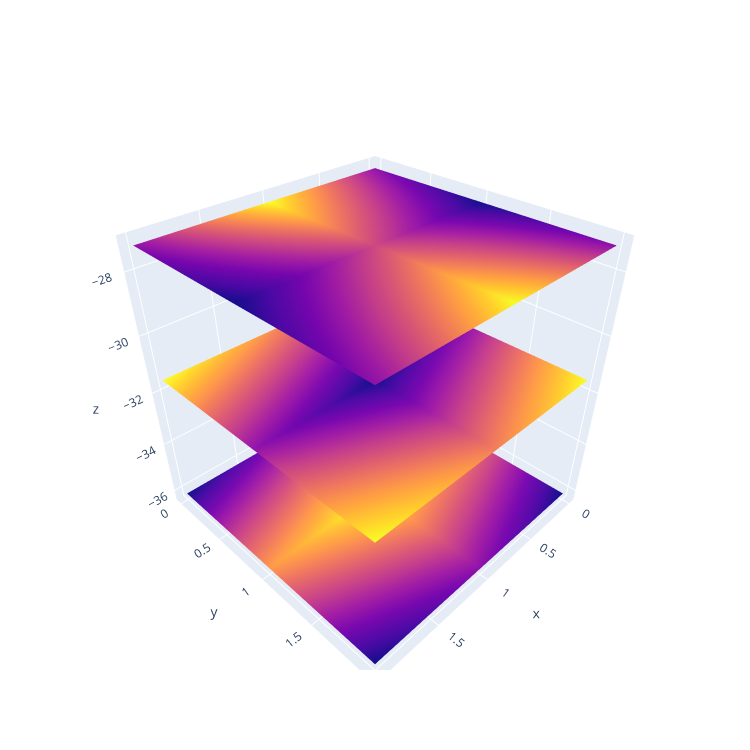

The cell this chart's notebook holds for it:
### Code cell
figure = go.Figure(data=[go.Surface(z=dispersion[:, :, band], showscale=False) for band in range(0, 3)])
figure.update_layout(autosize=False, width=750, height=750)
figure.show()

### Figure 1 — Plotly figure (JSON) as saved in the notebook; plotly's stock layout.template omitted (floating-point values rounded to 4 significant figures)
{"data": [{"showscale": false, "type": "surface", "z": [[-36.15, -36.15, -36.15], [-36.14, -36.14, -36.14], [-36.15, -36.15, -36.15]]}, {"showscale": false, "type": "surface", "z": [[-31.52, -31.52, -31.52], [-31.52, -31.52, -31.52], [-31.52, -31.52, -31.52]]}, {"showscale": false, "type": "surface", "z": [[-27.24, -27.24, -27.24], [-27.24, -27.24, -27.24], [-27.24, -27.24, -27.24]]}], "layout": {"autosize": false, "height": 750, "width": 750}}
